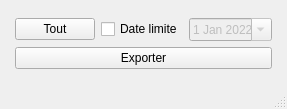
<?xml version="1.0" encoding="UTF-8"?>
<ui version="4.0">
 <class>MainWindow</class>
 <widget class="QMainWindow" name="MainWindow">
  <property name="geometry">
   <rect>
    <x>0</x>
    <y>0</y>
    <width>284</width>
    <height>109</height>
   </rect>
  </property>
  <property name="windowTitle">
   <string/>
  </property>
  <property name="windowIcon">
   <iconset resource="icon.qrc">
    <normaloff>:/logo/asset/logo/TeamShit.svg</normaloff>:/logo/asset/logo/TeamShit.svg</iconset>
  </property>
  <widget class="QWidget" name="centralwidget">
   <layout class="QVBoxLayout" name="verticalLayout">
    <item>
     <layout class="QGridLayout" name="gridLayout">
      <item row="2" column="1">
       <widget class="QPushButton" name="but_valide_export">
        <property name="text">
         <string>Exporter</string>
        </property>
       </widget>
      </item>
      <item row="1" column="2" rowspan="2">
       <spacer name="horizontalSpacer_2">
        <property name="orientation">
         <enum>Qt::Horizontal</enum>
        </property>
        <property name="sizeHint" stdset="0">
         <size>
          <width>40</width>
          <height>20</height>
         </size>
        </property>
       </spacer>
      </item>
      <item row="1" column="0" rowspan="2">
       <spacer name="horizontalSpacer">
        <property name="orientation">
         <enum>Qt::Horizontal</enum>
        </property>
        <property name="sizeHint" stdset="0">
         <size>
          <width>40</width>
          <height>20</height>
         </size>
        </property>
       </spacer>
      </item>
      <item row="1" column="1">
       <layout class="QHBoxLayout" name="horizontalLayout">
        <item>
         <widget class="QPushButton" name="but_export_tout">
          <property name="text">
           <string>Tout</string>
          </property>
          <property name="checkable">
           <bool>true</bool>
          </property>
         </widget>
        </item>
        <item>
         <widget class="PyToggle" name="limit_date_active">
          <property name="text">
           <string>Date limite</string>
          </property>
         </widget>
        </item>
        <item>
         <widget class="QDateEdit" name="limit_date">
          <property name="enabled">
           <bool>false</bool>
          </property>
          <property name="sizePolicy">
           <sizepolicy hsizetype="Maximum" vsizetype="Maximum">
            <horstretch>0</horstretch>
            <verstretch>0</verstretch>
           </sizepolicy>
          </property>
          <property name="minimumSize">
           <size>
            <width>83</width>
            <height>0</height>
           </size>
          </property>
          <property name="buttonSymbols">
           <enum>QAbstractSpinBox::NoButtons</enum>
          </property>
          <property name="dateTime">
           <datetime>
            <hour>0</hour>
            <minute>0</minute>
            <second>0</second>
            <year>2022</year>
            <month>1</month>
            <day>1</day>
           </datetime>
          </property>
          <property name="calendarPopup">
           <bool>true</bool>
          </property>
         </widget>
        </item>
       </layout>
      </item>
      <item row="3" column="0" colspan="3">
       <spacer name="verticalSpacer">
        <property name="orientation">
         <enum>Qt::Vertical</enum>
        </property>
        <property name="sizeHint" stdset="0">
         <size>
          <width>20</width>
          <height>40</height>
         </size>
        </property>
       </spacer>
      </item>
      <item row="0" column="0" colspan="3">
       <spacer name="verticalSpacer_2">
        <property name="orientation">
         <enum>Qt::Vertical</enum>
        </property>
        <property name="sizeHint" stdset="0">
         <size>
          <width>20</width>
          <height>40</height>
         </size>
        </property>
       </spacer>
      </item>
     </layout>
    </item>
   </layout>
  </widget>
  <widget class="QStatusBar" name="statusbar"/>
 </widget>
 <customwidgets>
  <customwidget>
   <class>PyToggle</class>
   <extends>QCheckBox</extends>
   <header>Module.Widget.SliderToggle</header>
  </customwidget>
 </customwidgets>
 <resources>
  <include location="icon.qrc"/>
 </resources>
 <connections/>
</ui>
